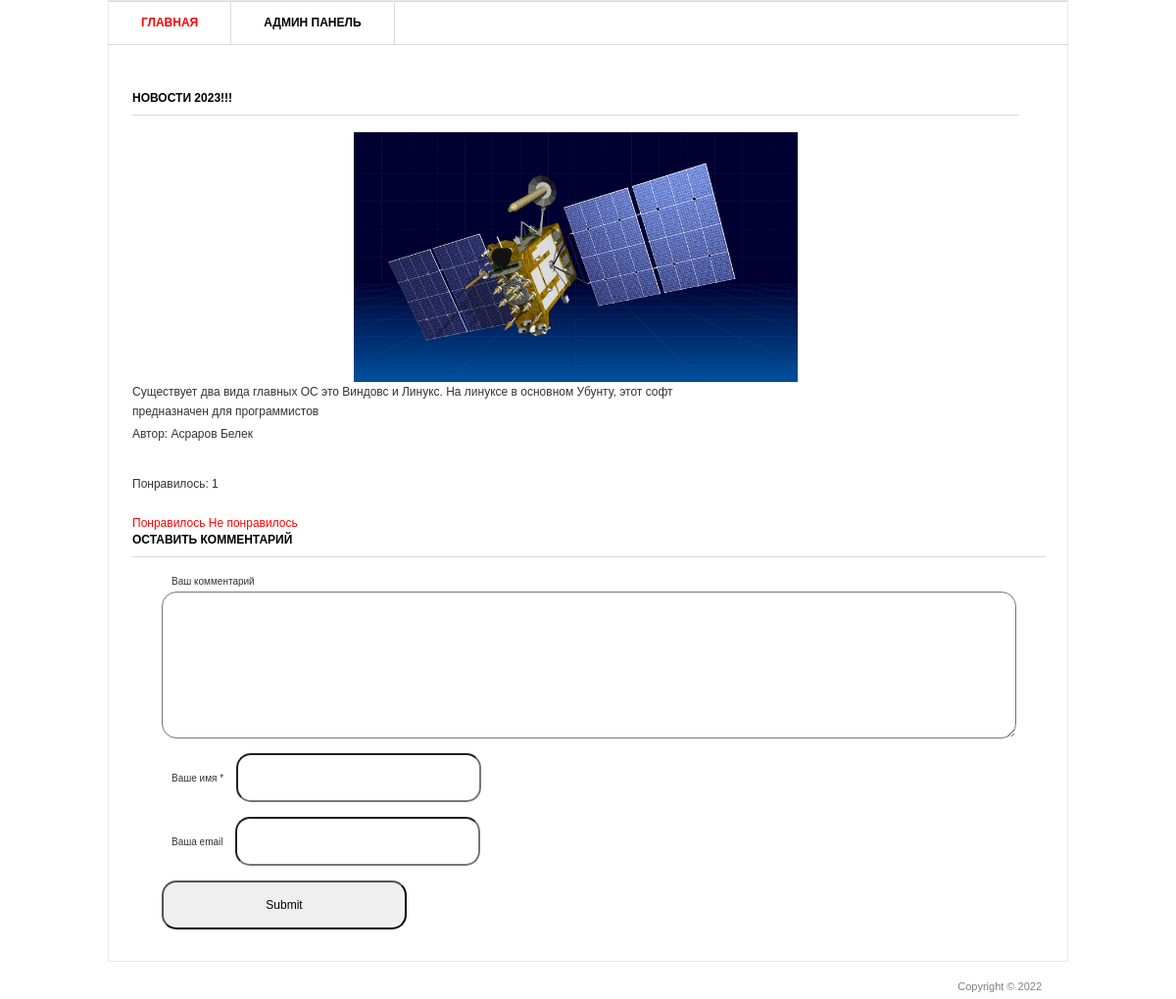
Page /2/ on the committed database.
### blog/models.py (models this page shows, shortened)
class Post(models.Model):
    title = models.CharField('Заголовок',max_length=200)
    description = models.TextField('Текст')
    author = models.CharField('Имя автора', max_length=100)
    date = models.DateField('Дата публикации')
    img = models.ImageField('изображение', upload_to='image/%Y')
    class Meta:
        verbose_name = 'Запись'
        verbose_name_plural = 'Записи'

### blog/views.py (the view)
# urls.py: path('<int:pk>/', views.PostDetail.as_view()),
class PostDetail(View):
    def get(self, request, pk):
        post = Post.objects.get(id=pk)
        return render(request, 'blog/blog_detail.html', {'post': post})

### templates/blog/blog_detail.html (shortened to what this page needs)
{% load static %}
<html >
<head>
	<link rel="stylesheet" href="{% static 'css/style.css' %}" type="text/css" media="all" />
</head>
<body>
<div class="shell">
	<div class="border">
		<div id="navigation">
			<ul>
			    <li><a href="/" class="active">Главная</a></li>
			    <li><a href="/admin">Админ панель</a></li>
			</ul>
		</div>
		<div id="main">
			<div id="content" class="left">
				<div class="projects">
					<h3>{{ post.title }}</h3>
                    <p align="center">
                        <img src="{{ post.img.url }}" alt="Картинка" width="50%" />
                    </p>
					<div class="item">
						<div class="text left">
							<p>{{ post.description }}</p>
							<p>Автор:  {{ post.author }}</p>
						</div>
					</div>
				</div>
			</div>
				<div>
					<br>
					<p>Понравилось: {{ post.likes_set.all.count }}</p>
					<br>
					<a href="{% url 'add_likes' post.id %}">Понравилось</a>
					<a href="{% url 'del_likes' post.id %}">Не понравилось</a>
				</div>
				<div class="form-comment">
					<h3>Оставить комментарий</h3>
					<div>
						<form action="{% url 'add_comments' post.id %}" method="post">
									<div>
										<label>Ваш комментарий</label>
										<textarea name="text_comments"></textarea>
									</div>
											<div>
												<label>Ваше имя *</label>
												<input type="text" name="name">
											</div>
													<div>
														<label>Ваша email</label>
														<input type="email" name="email">
													</div>
															<div>
																<input type="submit">
															</div>
						</form>
					</div>
				</div>
		</div>
	</div>
	<div id="footer">
		<p class="copy right">Copyright &copy;  2022 </p>
	</div>
</div>
</body>
</html>

### static/css/style.css (style rules this page uses)
* { margin: 0; padding: 0; outline:0; }
body { font-size: 12px; line-height: 20px; font-family: Georgia, Arial, Helvetica, Sans-Serif; color: #333; background: url() repeat 0 0; }
a { color: #ff0000; text-decoration: none; cursor:pointer; }
input, textarea, select { font-family: Arial, Helvetica, sans-serif; font-size:12px; }
textarea { overflow:auto; }
.left, .alignleft { float: left; display: inline; }
.right, .alignright { float: right; display: inline; }
.shell { width: 980px; margin: 0 auto; }
.border { border: 1px solid #e8e8e8; background: #fff; position: relative; }
#navigation { height: 43px; border-top: 1px solid #dbdbdb; border-bottom: 1px solid #dbdbdb; }
#navigation ul { list-style: none; }
#navigation ul li { float: left; height: 43px; border-right: 1px solid #dbdbdb; font-size: 12px; line-height: 43px; font-weight: bold; text-transform: uppercase; }
#navigation ul li a { float: left; height: 43px; color: #000; padding: 0 33px; }
#navigation ul li a:hover, #navigation ul li a.active { color: #ff0000; text-decoration: none; }
#main { width: 932px; padding: 37px 24px 17px 24px; }
#main h3 { font-size: 12px; line-height: 15px; color: #000; text-transform: uppercase; border-bottom: 1px solid #dbdbdb; padding: 0 0 9px 0; }
#content { width: 905px; }
.projects { padding: 10px 0 0 0; }
.projects h3 { margin: 0 0 17px 0; }
.projects .item { margin: 0 0 28px 0; }
.projects .text { width: 600px; }
.projects .text p { padding: 0 0 3px 0; }
#footer { font-family: Arial, sans-serif; font-size: 11px; line-height: 14px; color: #7f7f7f; padding: 18px 27px 20px 38px; }
.form-comment { font-size: 10px; }
.form-comment label { margin: 10px 10px; }
.form-comment input { border-radius: 15px; padding: 15px; height: 50px; width: 250px; }
.form-comment textarea { border-radius: 15px; padding: 15px; height: 150px; width: 100%; resize: vertical; }
.form-comment div { margin: 15px; }

### rows in the picture
Post: title "НОВОСТИ 2023!!!", img (picture), description "Существует два вида главных ОС это Виндовс и Линукс. На линуксе в основном Убунту, этот софт предназначен для программистов", author "Асраров Белек", likes_set.all.count "1"
